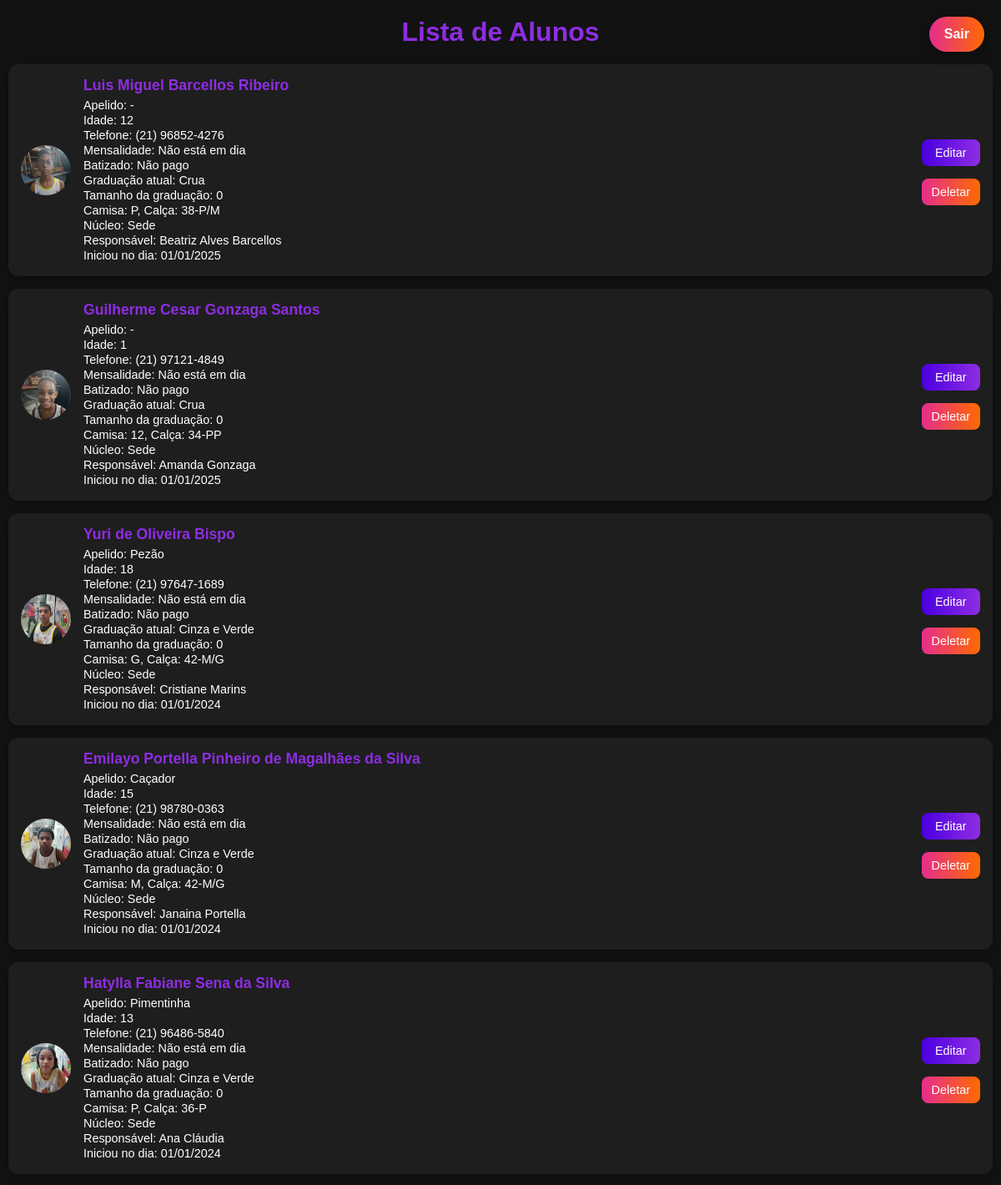
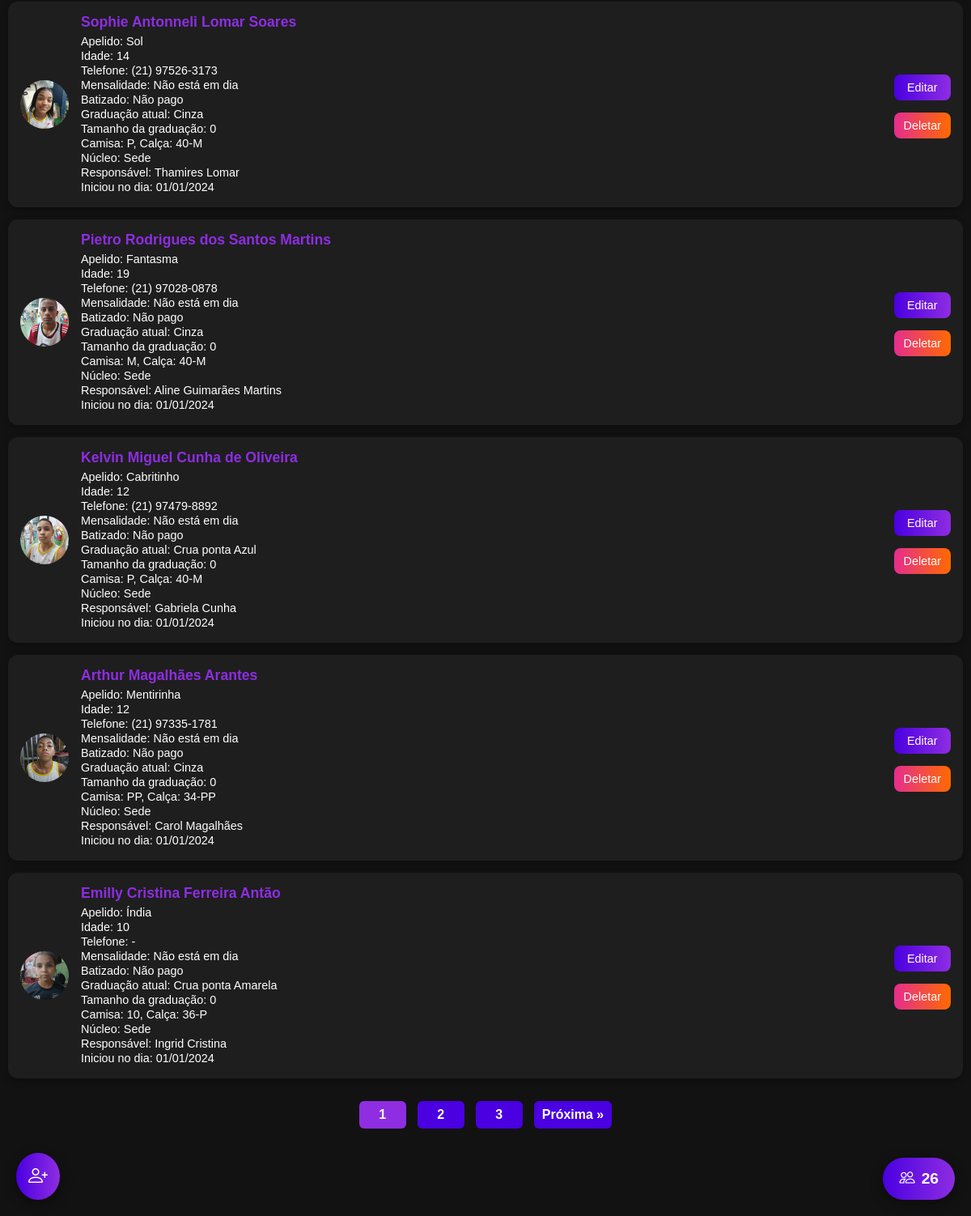
The app's page / (signed in) with its own data (2 pictures, top to bottom).
### tables this page shows
CREATE TABLE usuarios (
            id INTEGER PRIMARY KEY AUTOINCREMENT,
            nome_completo TEXT NOT NULL,
            apelido TEXT,
            idade TEXT NOT NULL,
            telefone TEXT,
            mensalidade TEXT NOT NULL,
            batizado TEXT NOT NULL,
            graduacao_atual TEXT NOT NULL,
            graduacao_tamanho TEXT NOT NULL,
            camisa_tamanho TEXT,
            calsa_tamanho TEXT,
            foto TEXT,
            nucleo TEXT NOT NULL,
            responsavel TEXT,
            iniciou_no_dia TEXT
        );

### app.py (the view, shortened to what this page needs)
@app.route("/", methods=["GET", "POST"])
def index():
    alunos = []
    total_paginas = 0
    total_alunos = 0
    pagina = request.args.get("pagina", 1, type=int)  # ?pagina= no GET
    por_pagina = 10
    if session.get("admin_logado"):
        conn = conectar_banco()
        conn.row_factory = sqlite3.Row
        cursor = conn.cursor()
        cursor.execute("SELECT COUNT(*) FROM usuarios")
        total_alunos = cursor.fetchone()[0]
        total_paginas = (total_alunos + por_pagina - 1) // por_pagina
        offset = (pagina - 1) * por_pagina
        cursor.execute(
            "SELECT * FROM usuarios ORDER BY id DESC LIMIT ? OFFSET ?",
            (por_pagina, offset),
        )
        alunos = cursor.fetchall()
        cursor.close()
        conn.close()
    return render_template(
        "index.html",
        alunos=alunos,
        graduacoes=graduacoes,
        pagina=pagina,
        total_paginas=total_paginas,
        total_alunos=total_alunos  # total geral
    )

### app.py (called while the page is built)
def conectar_banco():
    return sqlite3.connect("database.db")

@app.template_filter('data_br')
def data_br(value):
    if not value:
        return '-'
    try:
        dt = datetime.strptime(value, "%Y-%m-%d")
        return dt.strftime("%d/%m/%Y")
    except Exception:
        return value

### templates/index.html (shortened to what this page needs)
<!DOCTYPE html>
<html lang="pt-br">
<head>
    <link rel="stylesheet" href="https://cdn.jsdelivr.net/npm/bootstrap-icons@1.11.3/font/bootstrap-icons.css">
</head>
<body>
    {% if not session.get('admin_logado') %}
    <div class="login-card">
        <h2>Senha do Admin</h2>
        <form method="POST">
            <input type="password" name="senha" placeholder="Digite a senha" required>
            <button type="submit">Entrar</button>
        </form>
        {% with messages = get_flashed_messages() %}
        {% if messages %}
        <p style="color:red;">{{ messages[0] }}</p>
        {% endif %}
        {% endwith %}
    </div>
    {% else %}
    <h1>Lista de Alunos</h1>
    {% for aluno in alunos %}
    <div class="aluno-card">
        {% if aluno.foto %}
        <img src="{{ url_for('static', filename='fotos/' ~ aluno.foto) }}" alt="Foto do aluno">
        {% else %}
        <img src="{{ url_for('static', filename='fotos/default.png') }}" alt="Sem foto">
        {% endif %}
        <div class="aluno-info">
            <h3>{{ aluno.nome_completo }}</h3>
            <p>Apelido: {{ aluno.apelido or '-' }}</p>
            <p>Idade: {{ aluno.idade }}</p>
            <p>Telefone: {{ aluno.telefone or '-' }}</p>
            <p>Mensalidade: {{ aluno.mensalidade }}</p>
            <p>Batizado: {{ aluno.batizado }}</p>
            <p>Graduação atual: {{ aluno.graduacao_atual }}</p>
            <p>Tamanho da graduação: {{ aluno.graduacao_tamanho }}</p>
            <p>Camisa: {{ aluno.camisa_tamanho or '-' }}, Calça: {{ aluno.calsa_tamanho or '-' }}</p>
            <p>Núcleo: {{ aluno.nucleo }}</p>
            <p>Responsável: {{ aluno.responsavel or '-' }}</p>
            <p>Iniciou no dia: {{ aluno.iniciou_no_dia|data_br }}</p>
        </div>
        <div class="edit-delet">
            <a href="/editar/{{ aluno.id }}" class="btn-editar">Editar</a>
            <a href="/deletar/{{ aluno.id }}" class="btn-deletar">Deletar</a>
        </div>
    </div>
    {% else %}
    <p style="text-align:center; margin-top: 20px;">Nenhum aluno cadastrado ainda.</p>
    {% endfor %}
    {% if total_paginas > 1 %}
    <div class="paginacao">
        {% for p in range(1, total_paginas+1) %}
        {% if p == pagina %}
        <span class="pagina-atual">{{ p }}</span>
        {% else %}
        <a href="{{ url_for('index', pagina=p) }}">{{ p }}</a>
        {% endif %}
        {% endfor %}
        {% if pagina < total_paginas %} <a href="{{ url_for('index', pagina=pagina+1) }}">Próxima &raquo;</a>
            {% endif %}
    </div>
    {% endif %}
    <a href="{{ url_for('cadastrar') }}" class="btn-flutuante">
        <i class="bi bi-person-plus"></i>
    </a>
    <div class="bola-total-alunos">
        <i class="bi bi-people"></i> {{ total_alunos }}
    </div>
    {% endif %}
    {% if session.get('admin_logado') %}
    <a href="{{ url_for('logout') }}" class="btn-flutuante-deslogar">Sair</a>
    {% endif %}
</body>
</html>

### templates/index.html (style rules this page uses)
body { font-family: Arial, sans-serif; background: #121212; color: #fff; margin: 0; padding: 0 10px 80px 10px; }
h1 { text-align: center; color: #8E2DE2; margin: 20px 0; }
.aluno-card { background: #1E1E1E; border-radius: 12px; padding: 15px; margin-bottom: 15px; display: flex; align-items: center; justify-content: space-between; box-shadow: 0 3px 10px rgba(0, 0, 0, 0.3); }
.aluno-card img { width: 60px; height: 60px; border-radius: 50%; object-fit: cover; margin-right: 15px; }
.aluno-info { flex: 1; }
.aluno-info h3 { margin: 0 0 5px 0; font-size: 1.1em; color: #8E2DE2; }
.aluno-info p { margin: 2px 0; font-size: 0.9em; }
.btn-editar, .btn-deletar { padding: 8px 12px; color: #fff; border: none; border-radius: 8px; cursor: pointer; font-size: 0.9em; text-decoration: none; text-align: center; transition: 0.3s; display: inline-block; margin-top: 5px; outline: none; }
.btn-editar { background: linear-gradient(to right, #4A00E0, #8E2DE2); }
.btn-deletar { background: linear-gradient(to right, #E52D8E, #FF6A00); }
.btn-flutuante { position: fixed; bottom: 20px; left: 20px; background: linear-gradient(to right, #4A00E0, #8E2DE2); color: #fff; padding: 15px; border-radius: 50%; font-size: 1.5em; text-decoration: none; box-shadow: 0 4px 15px rgba(0, 0, 0, 0.4); transition: 0.3s; outline: none; display: flex; justify-content: center; align-items: center; }
.bola-total-alunos { position: fixed; bottom: 20px; right: 20px; padding: 15px 20px; background: linear-gradient(to right, #4A00E0, #8E2DE2); color: #fff; border-radius: 50px; display: flex; justify-content: center; align-items: center; font-weight: bold; font-size: 1.2em; box-shadow: 0 4px 15px rgba(0, 0, 0, 0.4); cursor: default; transition: 0.3s; outline: none; gap: 8px; }
.btn-flutuante-deslogar { position: fixed; top: 20px; right: 20px; background: linear-gradient(to right, #E52D8E, #FF6A00); color: #fff; padding: 12px 18px; border-radius: 50px; font-weight: bold; text-decoration: none; box-shadow: 0 4px 15px rgba(0, 0, 0, 0.4); transition: 0.3s; outline: none; }
.edit-delet { display: flex; flex-direction: column; gap: 10px; margin-left: 0px; outline: none; }
.paginacao { display: flex; gap: 6px; align-items: center; justify-content: center; margin: 20px 0; padding: 8px; overflow-x: auto; white-space: nowrap; -webkit-overflow-scrolling: touch; }
.paginacao a, .paginacao span { display: inline-flex; align-items: center; justify-content: center; padding: 8px 10px; margin: 0 4px; border-radius: 6px; text-decoration: none; background: #4A00E0; color: white; font-weight: 700; min-width: 38px; }
.paginacao span.pagina-atual { background: #8E2DE2; }

### records on screen
usuarios: foto (picture), nome_completo "Luis Miguel Barcellos Ribeiro", apelido "-", idade "12", telefone "(21) 96852-4276", mensalidade "Não está em dia", batizado "Não pago", graduacao_atual "Crua", graduacao_tamanho "0", camisa_tamanho "P", calsa_tamanho "38-P/M", nucleo "Sede", responsavel "Beatriz Alves Barcellos", iniciou_no_dia|data_br "01/01/2025"
usuarios: foto (picture), nome_completo "Guilherme Cesar Gonzaga Santos", apelido "-", idade "1", telefone "(21) 97121-4849", mensalidade "Não está em dia", batizado "Não pago", graduacao_atual "Crua", graduacao_tamanho "0", camisa_tamanho "12", calsa_tamanho "34-PP", nucleo "Sede", responsavel "Amanda Gonzaga", iniciou_no_dia|data_br "01/01/2025"
usuarios: foto (picture), nome_completo "Yuri de Oliveira Bispo", apelido "Pezão", idade "18", telefone "(21) 97647-1689", mensalidade "Não está em dia", batizado "Não pago", graduacao_atual "Cinza e Verde", graduacao_tamanho "0", camisa_tamanho "G", calsa_tamanho "42-M/G", nucleo "Sede", responsavel "Cristiane Marins", iniciou_no_dia|data_br "01/01/2024"
usuarios: foto (picture), nome_completo "Emilayo Portella Pinheiro de Magalhães da Silva", apelido "Caçador", idade "15", telefone "(21) 98780-0363", mensalidade "Não está em dia", batizado "Não pago", graduacao_atual "Cinza e Verde", graduacao_tamanho "0", camisa_tamanho "M", calsa_tamanho "42-M/G", nucleo "Sede", responsavel "Janaina Portella", iniciou_no_dia|data_br "01/01/2024"
usuarios: foto (picture), nome_completo "Hatylla Fabiane Sena da Silva", apelido "Pimentinha", idade "13", telefone "(21) 96486-5840", mensalidade "Não está em dia", batizado "Não pago", graduacao_atual "Cinza e Verde", graduacao_tamanho "0", camisa_tamanho "P", calsa_tamanho "36-P", nucleo "Sede", responsavel "Ana Cláudia", iniciou_no_dia|data_br "01/01/2024"
usuarios: foto (picture), nome_completo "Sophie Antonneli Lomar Soares", apelido "Sol", idade "14", telefone "(21) 97526-3173", mensalidade "Não está em dia", batizado "Não pago", graduacao_atual "Cinza", graduacao_tamanho "0", camisa_tamanho "P", calsa_tamanho "40-M", nucleo "Sede", responsavel "Thamires Lomar", iniciou_no_dia|data_br "01/01/2024"
usuarios: foto (picture), nome_completo "Pietro Rodrigues dos Santos Martins", apelido "Fantasma", idade "19", telefone "(21) 97028-0878", mensalidade "Não está em dia", batizado "Não pago", graduacao_atual "Cinza", graduacao_tamanho "0", camisa_tamanho "M", calsa_tamanho "40-M", nucleo "Sede", responsavel "Aline Guimarães Martins", iniciou_no_dia|data_br "01/01/2024"
usuarios: foto (picture), nome_completo "Kelvin Miguel Cunha de Oliveira", apelido "Cabritinho", idade "12", telefone "(21) 97479-8892", mensalidade "Não está em dia", batizado "Não pago", graduacao_atual "Crua ponta Azul", graduacao_tamanho "0", camisa_tamanho "P", calsa_tamanho "40-M", nucleo "Sede", responsavel "Gabriela Cunha", iniciou_no_dia|data_br "01/01/2024"
usuarios: foto (picture), nome_completo "Arthur Magalhães Arantes", apelido "Mentirinha", idade "12", telefone "(21) 97335-1781", mensalidade "Não está em dia", batizado "Não pago", graduacao_atual "Cinza", graduacao_tamanho "0", camisa_tamanho "PP", calsa_tamanho "34-PP", nucleo "Sede", responsavel "Carol Magalhães", iniciou_no_dia|data_br "01/01/2024"
usuarios: foto (picture), nome_completo "Emilly Cristina Ferreira Antão", apelido "Índia", idade "10", telefone "-", mensalidade "Não está em dia", batizado "Não pago", graduacao_atual "Crua ponta Amarela", graduacao_tamanho "0", camisa_tamanho "10", calsa_tamanho "36-P", nucleo "Sede", responsavel "Ingrid Cristina", iniciou_no_dia|data_br "01/01/2024"

### other values on screen
{{ p }} "1"
{{ p }} "2" "3"
{{ total_alunos }} "26"
